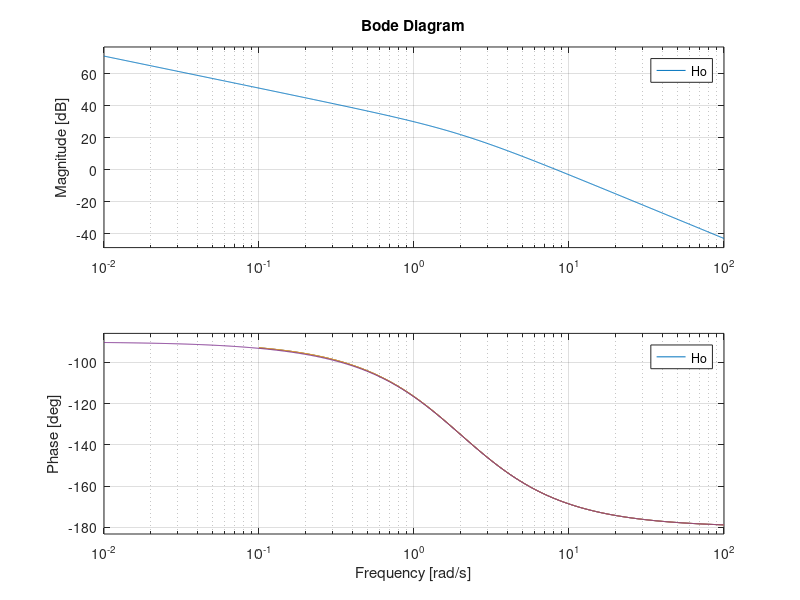
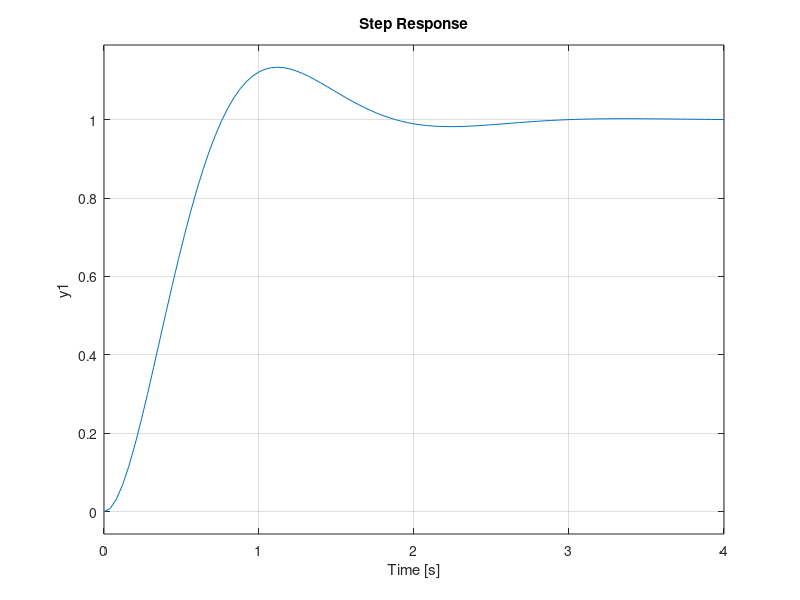

Write MATLAB code to recreate these figures, in order.
%% P 
H = tf(3.5, [0.5 1 0])
bode(H);hold on;
overshoot = 0.085;
wf = 2;
ts = 3;
zeta = abs(log(overshoot))/sqrt(pi^2 + (log(overshoot))^2)
wn = 4/ts/zeta
wc = wn/2/zeta
A = 1/4/zeta/zeta
Adb = mag2db(abs(A))
F = 1.85;
FN = F - Adb
FNdb = db2mag(-FN)
Hp = (FNdb) * H;
bode(Hp)
%figure(2)


%% PI

H = tf(3.5, [0.5 1 0])
bode(H);hold on;

overshoot = 0.085;
wf = 2;
ts = 3
zeta = abs(log(overshoot))/sqrt(pi^2 + (log(overshoot))^2)
wn = 4/ts/zeta
wc = 2.28;
wz = wc/10;
cv = 9.86;
cvstelat = 10;
wp = cv/cvstelat * wz
Q = mag2db(cvstelat)
QV = Q - cv

Tz = 1/wz;
Tp = 1/wp;
PI = QV * tf([Tz, 1], [Tp, 1])

Ho = PI * H;
bode(Ho)
figure(2)
Hof = feedback(Ho,1)
step(Hof)

%% PD

H = tf(3.5, [0.5 1 0])
bode(H,'b');hold on;
overshoot = 0.1;
wf = 2;
ts = 2;
zeta = abs(log(overshoot))/sqrt(pi^2 + (log(overshoot))^2)
wn = 4/ts/zeta
wc = wn/2/zeta
A = 1/4/zeta/zeta
Adb = mag2db(abs(A))
F = 1.85;
FN = F - Adb
FNdb = db2mag(-FN)
Hp = (FNdb) * H;
bode(Hp,'r')


wt1 = 1.59;

tr = 2/zeta/zeta/wt1
wt2 = tr/ts

M = wt1/wt2

FM = FN + M
FMdb = mag2db(FM)

td = 0.5;
Tf = td; 

Tn = ts/tr *td

Hpd = tf(M *[td, 1],[Tn,1])
Hpd = Hpd * H

bode(Hpd,'g')
figure(2)
Hpd_s = feedback(Hpd,1)
step(Hpd_s)
